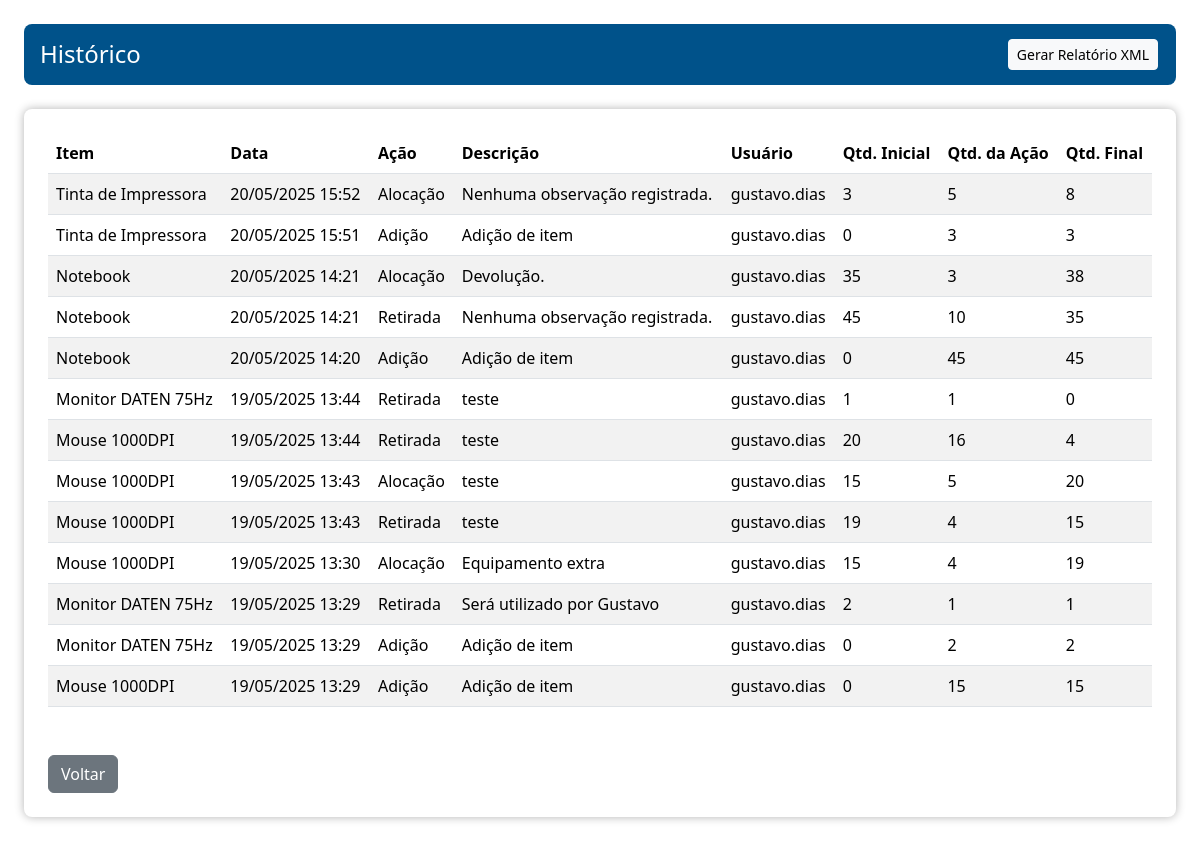
Screenshot of /historico/ (signed in) with the database file from the repository.
### almoxarifado/models.py (models this page shows, shortened)
class HistoricoItem(models.Model):
    TIPO_ACAO = (
        ('ALOCACAO', 'Alocação'),
        ('RETIRADA', 'Retirada'),
        ('ADICAO', 'Adição'),
    )
    item = models.ForeignKey(Item, on_delete=models.CASCADE)
    usuario = models.CharField(max_length=100)
    data = models.DateTimeField(auto_now_add=True)
    tipo = models.CharField(max_length=10, choices=TIPO_ACAO)
    descricao = models.CharField(max_length=500)
    quantidade_inicial = models.IntegerField()
    quantidade = models.IntegerField()
    quantidade_final = models.IntegerField()

class Item(models.Model):
    nome = models.CharField(max_length=255)
    quantidade_total = models.IntegerField()

### almoxarifado/views.py (the view)
# urls.py: path('historico/', views.historico_view, name='historico'),
@login_required
@required_almoxarifado
def historico_view(request):
    historicos = HistoricoItem.objects.all().order_by('-data')
    return render(request, 'historico.html', {'historicos': historicos})

### almoxarifado/templates/historico.html
{% extends "template.html" %}
{% load static %}
{% block main %}
<div class="w-100">
    <div class="d-flex p-2 m-4 rounded-3 justify-content-between align-items-center text-white" style="background-color: #00528A;">
        <h4 class="d-flex align-items-center justify-content-center flex-row p-0 m-2 text-white">Histórico</h4>
        <a href="{% url 'almoxarifado:gerar_relatorio' %}" class="btn btn-light btn-sm text-black" style="margin-right: 10px;">Gerar Relatório XML</a>
    </div>
    <div class="d-flex flex-column align-items-start p-2 m-4 rounded-3 bg-white" style="box-shadow: 0px 0px 10px rgba(0, 0, 0, 0.3);">
        <div class="m-3" style="width: calc(100% - 32px);">
            <table class="table table-striped table-hover">
                <thead>
                    <tr>
                        <th>Item</th>
                        <th>Data</th>
                        <th>Ação</th>
                        <th>Descrição</th>
                        <th>Usuário</th>
                        <th>Qtd. Inicial</th>
                        <th>Qtd. da Ação</th>
                        <th>Qtd. Final</th>
                    </tr>
                </thead>
                <tbody>
                    {% if historicos %}
                    {% for h in historicos %}
                    <tr>
                        <td>{{ h.item.nome }}</td>
                        <td>{{ h.data|date:"d/m/Y H:i" }}</td>
                        <td>{{ h.get_tipo_display }}</td>
                        <td>{{ h.descricao }}</td>
                        <td>{{ h.usuario }}</td>
                        <td>{{ h.quantidade_inicial }}</td>
                        <td>{{ h.quantidade }}</td>
                        <td>{{ h.quantidade_final }}</td>
                    </tr>
                    {% endfor %}
                    {% else %}
                    <tr>
                        <td colspan="8" class="text-center">Nenhum histórico encontrado.</td>
                    </tr>
                    {% endif %}
                </tbody>
            </table>
        </div>
        <a href="{% url 'almoxarifado:almoxarifado' %}" class="btn btn-secondary m-3">Voltar</a>
    </div>
</div>
{% endblock %}

### almoxarifado/static/css/style.css (style rules this page uses)
* { margin: 0; padding: 0; box-sizing: border-box; }
td { vertical-align: middle; }
:root { --cor-primaria: #ffffff; --cor-secundaria: #00528A; }
th { white-space: nowrap; }

### rows the page displays
HistoricoItem: item.nome "Tinta de Impressora", data "20/05/2025 15:52", tipo "Alocação", descricao "Nenhuma observação registrada.", usuario "gustavo.dias", quantidade_inicial "3", quantidade "5", quantidade_final "8"
HistoricoItem: item.nome "Tinta de Impressora", data "20/05/2025 15:51", tipo "Adição", descricao "Adição de item", usuario "gustavo.dias", quantidade_inicial "0", quantidade "3", quantidade_final "3"
HistoricoItem: item.nome "Notebook", data "20/05/2025 14:21", tipo "Alocação", descricao "Devolução.", usuario "gustavo.dias", quantidade_inicial "35", quantidade "3", quantidade_final "38"
HistoricoItem: item.nome "Notebook", data "20/05/2025 14:21", tipo "Retirada", descricao "Nenhuma observação registrada.", usuario "gustavo.dias", quantidade_inicial "45", quantidade "10", quantidade_final "35"
HistoricoItem: item.nome "Notebook", data "20/05/2025 14:20", tipo "Adição", descricao "Adição de item", usuario "gustavo.dias", quantidade_inicial "0", quantidade "45", quantidade_final "45"
HistoricoItem: item.nome "Monitor DATEN 75Hz", data "19/05/2025 13:44", tipo "Retirada", descricao "teste", usuario "gustavo.dias", quantidade_inicial "1", quantidade "1", quantidade_final "0"
HistoricoItem: item.nome "Mouse 1000DPI", data "19/05/2025 13:44", tipo "Retirada", descricao "teste", usuario "gustavo.dias", quantidade_inicial "20", quantidade "16", quantidade_final "4"
HistoricoItem: item.nome "Mouse 1000DPI", data "19/05/2025 13:43", tipo "Alocação", descricao "teste", usuario "gustavo.dias", quantidade_inicial "15", quantidade "5", quantidade_final "20"
HistoricoItem: item.nome "Mouse 1000DPI", data "19/05/2025 13:43", tipo "Retirada", descricao "teste", usuario "gustavo.dias", quantidade_inicial "19", quantidade "4", quantidade_final "15"
HistoricoItem: item.nome "Mouse 1000DPI", data "19/05/2025 13:30", tipo "Alocação", descricao "Equipamento extra", usuario "gustavo.dias", quantidade_inicial "15", quantidade "4", quantidade_final "19"
HistoricoItem: item.nome "Monitor DATEN 75Hz", data "19/05/2025 13:29", tipo "Retirada", descricao "Será utilizado por Gustavo", usuario "gustavo.dias", quantidade_inicial "2", quantidade "1", quantidade_final "1"
HistoricoItem: item.nome "Monitor DATEN 75Hz", data "19/05/2025 13:29", tipo "Adição", descricao "Adição de item", usuario "gustavo.dias", quantidade_inicial "0", quantidade "2", quantidade_final "2"
HistoricoItem: item.nome "Mouse 1000DPI", data "19/05/2025 13:29", tipo "Adição", descricao "Adição de item", usuario "gustavo.dias", quantidade_inicial "0", quantidade "15", quantidade_final "15"
